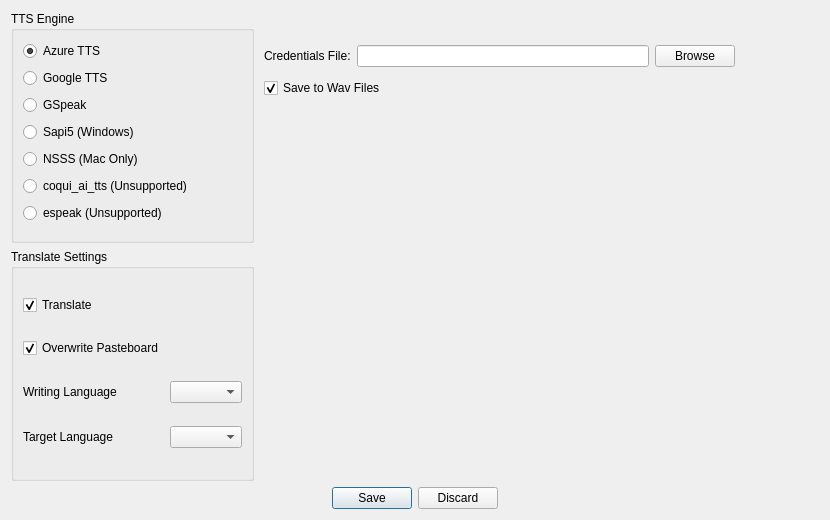
<?xml version="1.0" encoding="UTF-8"?>
<ui version="4.0">
 <class>Widget</class>
 <widget class="QWidget" name="Widget">
  <property name="geometry">
   <rect>
    <x>0</x>
    <y>0</y>
    <width>830</width>
    <height>520</height>
   </rect>
  </property>
  <property name="windowTitle">
   <string>Configure TranslateAndTTS</string>
  </property>
  <layout class="QGridLayout" name="gridLayout">
   <item row="1" column="0">
    <widget class="QGroupBox" name="groupBox_translate">
     <property name="sizePolicy">
      <sizepolicy hsizetype="Preferred" vsizetype="Preferred">
       <horstretch>0</horstretch>
       <verstretch>0</verstretch>
      </sizepolicy>
     </property>
     <property name="title">
      <string>Translate Settings</string>
     </property>
     <property name="checkable">
      <bool>false</bool>
     </property>
     <layout class="QGridLayout" name="gridLayout_2">
      <item row="1" column="0">
       <widget class="QCheckBox" name="checkBox_overwritepb">
        <property name="sizePolicy">
         <sizepolicy hsizetype="Preferred" vsizetype="Fixed">
          <horstretch>0</horstretch>
          <verstretch>0</verstretch>
         </sizepolicy>
        </property>
        <property name="toolTip">
         <string>&lt;html&gt;&lt;head/&gt;&lt;body&gt;&lt;pre style=&quot; margin-top:0px; margin-bottom:0px; margin-left:0px; margin-right:0px; -qt-block-indent:0; text-indent:0px; line-height:19px; background-color:#1f1f1f;&quot;&gt;&lt;span style=&quot; font-family:'Consolas','Courier New','monospace'; font-size:14px; color:#6a9955;&quot;&gt;Do you want to overwrite the pasteboard with the new translated string?&lt;/span&gt;&lt;/pre&gt;&lt;/body&gt;&lt;/html&gt;</string>
        </property>
        <property name="text">
         <string>Overwrite Pasteboard</string>
        </property>
        <property name="checked">
         <bool>true</bool>
        </property>
       </widget>
      </item>
      <item row="0" column="0">
       <widget class="QCheckBox" name="checkBox_translate">
        <property name="sizePolicy">
         <sizepolicy hsizetype="Preferred" vsizetype="Fixed">
          <horstretch>0</horstretch>
          <verstretch>0</verstretch>
         </sizepolicy>
        </property>
        <property name="toolTip">
         <string>&lt;html&gt;&lt;head/&gt;&lt;body&gt;&lt;pre style=&quot; margin-top:0px; margin-bottom:0px; margin-left:0px; margin-right:0px; -qt-block-indent:0; text-indent:0px; line-height:19px; background-color:#1f1f1f;&quot;&gt;&lt;span style=&quot; font-family:'Consolas','Courier New','monospace'; font-size:14px; color:#6a9955;&quot;&gt;Uncheck this option If you just want it to speak in the text you are writing&lt;/span&gt;&lt;/pre&gt;&lt;/body&gt;&lt;/html&gt;</string>
        </property>
        <property name="text">
         <string>Translate</string>
        </property>
        <property name="checked">
         <bool>true</bool>
        </property>
       </widget>
      </item>
      <item row="2" column="1">
       <widget class="QComboBox" name="comboBox_writeLang"/>
      </item>
      <item row="3" column="0">
       <widget class="QLabel" name="label_2">
        <property name="sizePolicy">
         <sizepolicy hsizetype="Fixed" vsizetype="Preferred">
          <horstretch>0</horstretch>
          <verstretch>0</verstretch>
         </sizepolicy>
        </property>
        <property name="toolTip">
         <string>Target Language for Translattion</string>
        </property>
        <property name="text">
         <string>Target Language</string>
        </property>
       </widget>
      </item>
      <item row="2" column="0">
       <widget class="QLabel" name="label">
        <property name="toolTip">
         <string>&lt;html&gt;&lt;head/&gt;&lt;body&gt;&lt;pre style=&quot; margin-top:0px; margin-bottom:0px; margin-left:0px; margin-right:0px; -qt-block-indent:0; text-indent:0px; line-height:19px; background-color:#1f1f1f;&quot;&gt;&lt;span style=&quot; font-family:'Consolas','Courier New','monospace'; font-size:14px; color:#6a9955;&quot;&gt;Writing Language &lt;/span&gt;&lt;/pre&gt;&lt;p&gt;&lt;br/&gt;&lt;/p&gt;&lt;/body&gt;&lt;/html&gt;</string>
        </property>
        <property name="text">
         <string>Writing Language</string>
        </property>
       </widget>
      </item>
      <item row="3" column="1">
       <widget class="QComboBox" name="comboBox_targetLang">
        <property name="sizePolicy">
         <sizepolicy hsizetype="Preferred" vsizetype="Fixed">
          <horstretch>0</horstretch>
          <verstretch>0</verstretch>
         </sizepolicy>
        </property>
       </widget>
      </item>
     </layout>
    </widget>
   </item>
   <item row="2" column="0" colspan="2">
    <widget class="QDialogButtonBox" name="buttonBox">
     <property name="layoutDirection">
      <enum>Qt::LeftToRight</enum>
     </property>
     <property name="inputMethodHints">
      <set>Qt::ImhPreferUppercase</set>
     </property>
     <property name="standardButtons">
      <set>QDialogButtonBox::Discard|QDialogButtonBox::Save</set>
     </property>
     <property name="centerButtons">
      <bool>true</bool>
     </property>
    </widget>
   </item>
   <item row="0" column="0">
    <widget class="QGroupBox" name="groupBox_ttsEngine">
     <property name="sizePolicy">
      <sizepolicy hsizetype="Preferred" vsizetype="Preferred">
       <horstretch>0</horstretch>
       <verstretch>0</verstretch>
      </sizepolicy>
     </property>
     <property name="title">
      <string>TTS Engine</string>
     </property>
     <property name="flat">
      <bool>false</bool>
     </property>
     <property name="checkable">
      <bool>false</bool>
     </property>
     <layout class="QVBoxLayout" name="verticalLayout">
      <item>
       <widget class="QRadioButton" name="radioButton_azure">
        <property name="sizePolicy">
         <sizepolicy hsizetype="Fixed" vsizetype="Fixed">
          <horstretch>0</horstretch>
          <verstretch>0</verstretch>
         </sizepolicy>
        </property>
        <property name="text">
         <string>Azure TTS</string>
        </property>
        <property name="checked">
         <bool>true</bool>
        </property>
       </widget>
      </item>
      <item>
       <widget class="QRadioButton" name="radioButton_google">
        <property name="sizePolicy">
         <sizepolicy hsizetype="Fixed" vsizetype="Fixed">
          <horstretch>0</horstretch>
          <verstretch>0</verstretch>
         </sizepolicy>
        </property>
        <property name="text">
         <string>Google TTS</string>
        </property>
        <property name="checked">
         <bool>false</bool>
        </property>
       </widget>
      </item>
      <item>
       <widget class="QRadioButton" name="radioButton_gspeak">
        <property name="text">
         <string>GSpeak</string>
        </property>
       </widget>
      </item>
      <item>
       <widget class="QRadioButton" name="radioButton_sapi5">
        <property name="sizePolicy">
         <sizepolicy hsizetype="Fixed" vsizetype="Fixed">
          <horstretch>0</horstretch>
          <verstretch>0</verstretch>
         </sizepolicy>
        </property>
        <property name="text">
         <string>Sapi5 (Windows)</string>
        </property>
       </widget>
      </item>
      <item>
       <widget class="QRadioButton" name="radioButton_nsss">
        <property name="sizePolicy">
         <sizepolicy hsizetype="Fixed" vsizetype="Fixed">
          <horstretch>0</horstretch>
          <verstretch>0</verstretch>
         </sizepolicy>
        </property>
        <property name="text">
         <string>NSSS (Mac Only)</string>
        </property>
       </widget>
      </item>
      <item>
       <widget class="QRadioButton" name="radioButton_coqui">
        <property name="enabled">
         <bool>true</bool>
        </property>
        <property name="sizePolicy">
         <sizepolicy hsizetype="Fixed" vsizetype="Fixed">
          <horstretch>0</horstretch>
          <verstretch>0</verstretch>
         </sizepolicy>
        </property>
        <property name="text">
         <string>coqui_ai_tts (Unsupported)</string>
        </property>
       </widget>
      </item>
      <item>
       <widget class="QRadioButton" name="radioButton_espeak">
        <property name="enabled">
         <bool>true</bool>
        </property>
        <property name="sizePolicy">
         <sizepolicy hsizetype="Fixed" vsizetype="Fixed">
          <horstretch>0</horstretch>
          <verstretch>0</verstretch>
         </sizepolicy>
        </property>
        <property name="text">
         <string>espeak (Unsupported)</string>
        </property>
       </widget>
      </item>
     </layout>
    </widget>
   </item>
   <item row="0" column="1" rowspan="2">
    <widget class="QStackedWidget" name="stackedWidget">
     <property name="sizePolicy">
      <sizepolicy hsizetype="Preferred" vsizetype="Expanding">
       <horstretch>0</horstretch>
       <verstretch>0</verstretch>
      </sizepolicy>
     </property>
     <property name="currentIndex">
      <number>1</number>
     </property>
     <widget class="QWidget" name="azure_page">
      <widget class="QWidget" name="formLayoutWidget_4">
       <property name="geometry">
        <rect>
         <x>0</x>
         <y>30</y>
         <width>441</width>
         <height>391</height>
        </rect>
       </property>
       <layout class="QGridLayout" name="gridLayout_4">
        <item row="2" column="1">
         <widget class="QCheckBox" name="checkBox_saveToWav">
          <property name="text">
           <string>Save to Wav Files</string>
          </property>
          <property name="checked">
           <bool>true</bool>
          </property>
         </widget>
        </item>
        <item row="3" column="1">
         <widget class="QListWidget" name="listWidget_voiceazure">
          <property name="sizePolicy">
           <sizepolicy hsizetype="Preferred" vsizetype="Preferred">
            <horstretch>0</horstretch>
            <verstretch>0</verstretch>
           </sizepolicy>
          </property>
          <property name="verticalScrollBarPolicy">
           <enum>Qt::ScrollBarAlwaysOn</enum>
          </property>
          <property name="sortingEnabled">
           <bool>true</bool>
          </property>
         </widget>
        </item>
        <item row="0" column="0">
         <widget class="QLabel" name="label_9">
          <property name="text">
           <string>Key:</string>
          </property>
         </widget>
        </item>
        <item row="1" column="0">
         <widget class="QLabel" name="label_10">
          <property name="text">
           <string>Region:</string>
          </property>
         </widget>
        </item>
        <item row="1" column="1">
         <widget class="QLineEdit" name="lineEdit_region"/>
        </item>
        <item row="3" column="0">
         <widget class="QLabel" name="label_11">
          <property name="text">
           <string>Voice Model:</string>
          </property>
         </widget>
        </item>
        <item row="0" column="1">
         <widget class="QLineEdit" name="lineEdit_key"/>
        </item>
       </layout>
      </widget>
     </widget>
     <widget class="QWidget" name="gTTS_page">
      <widget class="QWidget" name="gridLayoutWidget_2">
       <property name="geometry">
        <rect>
         <x>4</x>
         <y>29</y>
         <width>471</width>
         <height>64</height>
        </rect>
       </property>
       <layout class="QGridLayout" name="gridLayout_6">
        <item row="0" column="1">
         <widget class="QLineEdit" name="credsFilePathEdit"/>
        </item>
        <item row="0" column="2">
         <widget class="QPushButton" name="browseButton">
          <property name="text">
           <string>Browse</string>
          </property>
         </widget>
        </item>
        <item row="0" column="0">
         <widget class="QLabel" name="label_6">
          <property name="text">
           <string>Credentials File:</string>
          </property>
         </widget>
        </item>
        <item row="1" column="0" colspan="3">
         <widget class="QCheckBox" name="checkBox_saveToWav_gTTS">
          <property name="text">
           <string>Save to Wav Files</string>
          </property>
          <property name="checked">
           <bool>true</bool>
          </property>
         </widget>
        </item>
       </layout>
      </widget>
     </widget>
     <widget class="QWidget" name="gspeak_page">
      <widget class="QWidget" name="gridLayoutWidget">
       <property name="geometry">
        <rect>
         <x>-1</x>
         <y>29</y>
         <width>471</width>
         <height>87</height>
        </rect>
       </property>
       <layout class="QGridLayout" name="gridLayout_3">
        <item row="0" column="0">
         <widget class="QTextBrowser" name="textBrowser">
          <property name="autoFillBackground">
           <bool>true</bool>
          </property>
          <property name="html">
           <string>&lt;!DOCTYPE HTML PUBLIC &quot;-//W3C//DTD HTML 4.0//EN&quot; &quot;http://www.w3.org/TR/REC-html40/strict.dtd&quot;&gt;
&lt;html&gt;&lt;head&gt;&lt;meta name=&quot;qrichtext&quot; content=&quot;1&quot; /&gt;&lt;meta charset=&quot;utf-8&quot; /&gt;&lt;style type=&quot;text/css&quot;&gt;
p, li { white-space: pre-wrap; }
hr { height: 1px; border-width: 0; }
li.unchecked::marker { content: &quot;\2610&quot;; }
li.checked::marker { content: &quot;\2612&quot;; }
&lt;/style&gt;&lt;/head&gt;&lt;body style=&quot; font-family:'Segoe UI'; font-size:9pt; font-weight:400; font-style:normal;&quot;&gt;
&lt;p style=&quot; margin-top:0px; margin-bottom:0px; margin-left:0px; margin-right:0px; -qt-block-indent:0; text-indent:0px;&quot;&gt;&lt;span style=&quot; font-family:'Neue Montreal','Helvetica Neue','Helvetica','Arial','sans-serif','Apple Color Emoji','Segoe UI Emoji','Segoe UI Symbol','Noto Color Emoji'; font-size:14px; color:#001e00; background-color:#f5f6f7;&quot;&gt;Note: &lt;/span&gt;&lt;/p&gt;
&lt;p style=&quot; margin-top:0px; margin-bottom:0px; margin-left:0px; margin-right:0px; -qt-block-indent:0; text-indent:0px;&quot;&gt;&lt;span style=&quot; font-family:'Neue Montreal','Helvetica Neue','Helvetica','Arial','sans-serif','Apple Color Emoji','Segoe UI Emoji','Segoe UI Symbol','Noto Color Emoji'; font-size:14px; color:#001e00; background-color:#f5f6f7;&quot;&gt;1. Can only be used when translating. &lt;/span&gt;&lt;/p&gt;
&lt;p style=&quot; margin-top:0px; margin-bottom:0px; margin-left:0px; margin-right:0px; -qt-block-indent:0; text-indent:0px;&quot;&gt;&lt;span style=&quot; font-family:'Neue Montreal','Helvetica Neue','Helvetica','Arial','sans-serif','Apple Color Emoji','Segoe UI Emoji','Segoe UI Symbol','Noto Color Emoji'; font-size:14px; color:#001e00; background-color:#f5f6f7;&quot;&gt;2. Not all voices available. &lt;/span&gt;&lt;/p&gt;
&lt;p style=&quot; margin-top:0px; margin-bottom:0px; margin-left:0px; margin-right:0px; -qt-block-indent:0; text-indent:0px;&quot;&gt;&lt;span style=&quot; font-family:'Neue Montreal','Helvetica Neue','Helvetica','Arial','sans-serif','Apple Color Emoji','Segoe UI Emoji','Segoe UI Symbol','Noto Color Emoji'; font-size:14px; color:#001e00; background-color:#f5f6f7;&quot;&gt;3. Voice is chosen by default based on Target Lang&lt;/span&gt;&lt;/p&gt;&lt;/body&gt;&lt;/html&gt;</string>
          </property>
         </widget>
        </item>
       </layout>
      </widget>
     </widget>
     <widget class="QWidget" name="sapi_page">
      <widget class="QWidget" name="gridLayoutWidget_3">
       <property name="geometry">
        <rect>
         <x>9</x>
         <y>29</y>
         <width>481</width>
         <height>431</height>
        </rect>
       </property>
       <layout class="QGridLayout" name="gridLayout_7"/>
      </widget>
     </widget>
     <widget class="QWidget" name="ttsPage">
      <widget class="QWidget" name="formLayoutWidget">
       <property name="geometry">
        <rect>
         <x>0</x>
         <y>30</y>
         <width>441</width>
         <height>84</height>
        </rect>
       </property>
       <layout class="QGridLayout" name="gridLayout_5">
        <item row="0" column="0">
         <widget class="QLabel" name="label_3">
          <property name="text">
           <string>Volume:</string>
          </property>
         </widget>
        </item>
        <item row="0" column="1">
         <widget class="QSlider" name="horizontalSlider_volume">
          <property name="maximum">
           <number>100</number>
          </property>
          <property name="value">
           <number>100</number>
          </property>
          <property name="orientation">
           <enum>Qt::Horizontal</enum>
          </property>
         </widget>
        </item>
        <item row="1" column="0">
         <widget class="QLabel" name="label_4">
          <property name="text">
           <string>Rate:</string>
          </property>
         </widget>
        </item>
        <item row="1" column="1">
         <widget class="QSlider" name="horizontalSlider_rate">
          <property name="maximum">
           <number>100</number>
          </property>
          <property name="value">
           <number>100</number>
          </property>
          <property name="orientation">
           <enum>Qt::Horizontal</enum>
          </property>
         </widget>
        </item>
        <item row="2" column="0">
         <widget class="QLabel" name="label_5">
          <property name="toolTip">
           <string>&lt;html&gt;&lt;head/&gt;&lt;body&gt;&lt;pre style=&quot; margin-top:0px; margin-bottom:0px; margin-left:0px; margin-right:0px; -qt-block-indent:0; text-indent:0px; line-height:19px; background-color:#1f1f1f;&quot;&gt;&lt;span style=&quot; font-family:'Consolas','Courier New','monospace'; font-size:14px; color:#6a9955;&quot;&gt;VoiceID. To find what this would be run the programme with --listvoices&lt;/span&gt;&lt;/pre&gt;&lt;/body&gt;&lt;/html&gt;</string>
          </property>
          <property name="text">
           <string>Voice ID:</string>
          </property>
         </widget>
        </item>
        <item row="2" column="1">
         <widget class="QLineEdit" name="lineEdit_voiceID"/>
        </item>
       </layout>
      </widget>
     </widget>
    </widget>
   </item>
  </layout>
 </widget>
 <tabstops>
  <tabstop>radioButton_azure</tabstop>
  <tabstop>radioButton_google</tabstop>
  <tabstop>radioButton_sapi5</tabstop>
  <tabstop>radioButton_nsss</tabstop>
  <tabstop>radioButton_espeak</tabstop>
  <tabstop>checkBox_translate</tabstop>
  <tabstop>checkBox_overwritepb</tabstop>
  <tabstop>comboBox_writeLang</tabstop>
  <tabstop>comboBox_targetLang</tabstop>
  <tabstop>lineEdit_key</tabstop>
  <tabstop>lineEdit_region</tabstop>
  <tabstop>checkBox_saveToWav</tabstop>
  <tabstop>listWidget_voiceazure</tabstop>
  <tabstop>horizontalSlider_volume</tabstop>
  <tabstop>horizontalSlider_rate</tabstop>
  <tabstop>lineEdit_voiceID</tabstop>
 </tabstops>
 <resources/>
 <connections/>
</ui>
